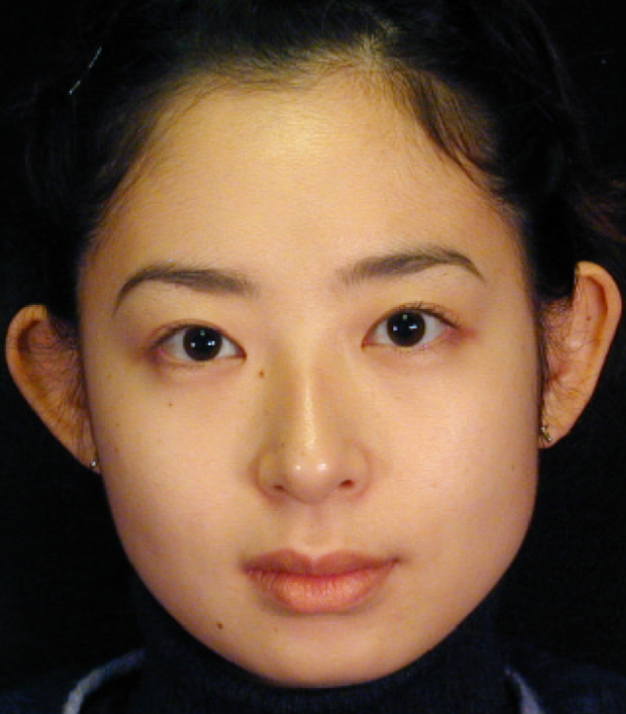
%> input picture faces/01.PNG, 626 x 714 px
$ octave main.m   (GNU Octave 9; MATLAB toolbox functions it lacks are replaced by stand-ins)
%> lines starting %> are read from the running program, lines starting %| are printed output that depends on the picture
%读取图片
img1=imread('faces/01.png');
%> img1 is the input picture: size 714x626x3 uint8; mean R, G, B 109.1, 81.1, 59.8
img2=imread('faces/02.png');
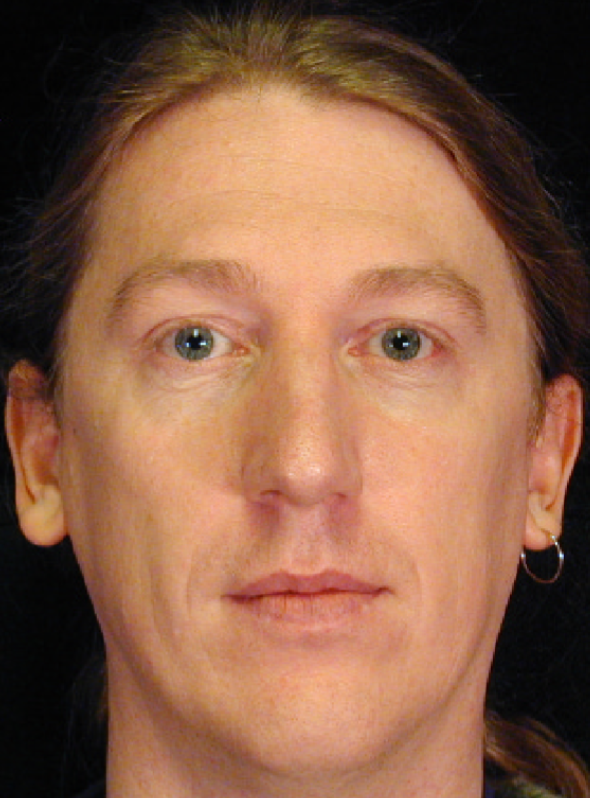
%> input picture faces/02.PNG, 590 x 798 px
%> img2 is the input picture: size 798x590x3 uint8; mean R, G, B 138.6, 95.9, 71.9
img3=imread('faces/03.png');
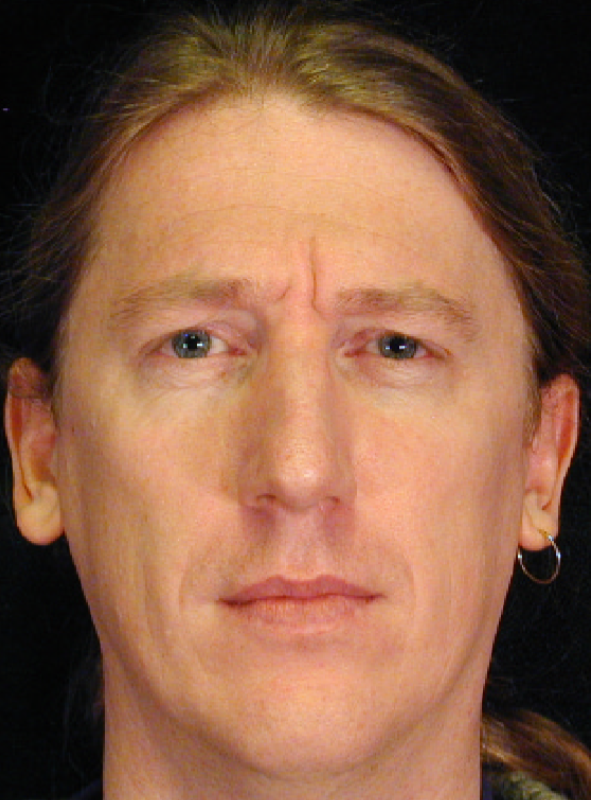
%> input picture faces/03.PNG, 591 x 800 px
%> img3 is the input picture: size 800x591x3 uint8; mean R, G, B 138.9, 95.9, 71.9

%对齐
img4=imresize(img1,[size(img2,1),size(img2,2)]);
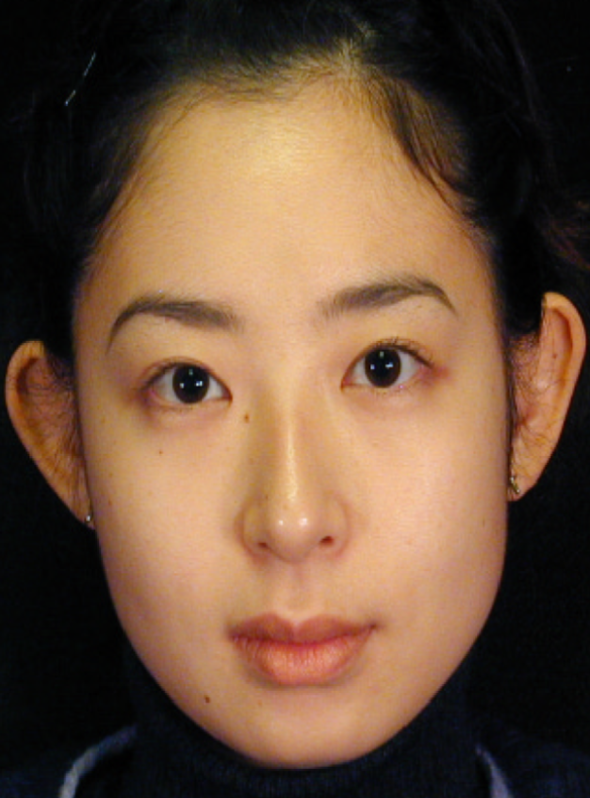
%> img4: size 798x590x3 uint8; mean R, G, B 109.1, 81.1, 59.8
img3=imresize(img3,[size(img2,1),size(img2,2)]);
%> img3: size 798x590x3 uint8

%标定68特征点
%> (the run ends here)
